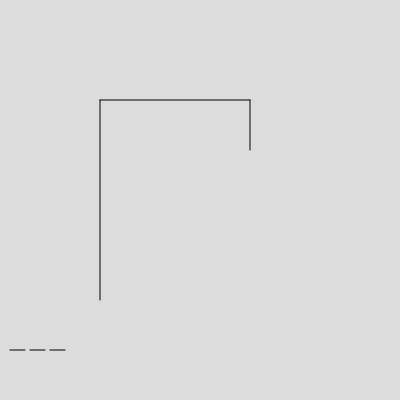
Frame 1 (no input)
Frame 60 (no input): identical to frame 1, image omitted
Frame 120 (the mouse pressed at the canvas centre since frame 60): identical to frame 1, image omitted

The p5.js sketch that drew this single still picture (run headless with seeded random() and noise() and a simulated clock; from frame 60 on, the mouse is pressed at the canvas centre):

// p5.js sketch
// ── sketch.js
let ord = "hej";
let inp;
let but;
let fejl = 0;
let vind = false;

function setup() {
  createCanvas(400, 400);
  background(220);
  inp = createInput();
  but = createButton("submit");
  but.mousePressed(myInput);

  line(100, 100, 100, 300);
  line(100, 100, 250, 100);
  line(250, 100, 250, 150);

  for (let i = 0; i < ord.length; i++) {
    let x = i * 20;
    line(10 + x, 350, 25 + x, 350);
    print(i);
  }
}

function draw() {
  if (fejl == 1) {
    circle(250, 175, 50);
  } else if (fejl == 2) {
    ellipse(250, 235, 50, 75);
  } else if (fejl == 3) {
    line(235, 265, 230, 300);
  } else if (fejl == 4) {
    line(265, 265, 270, 300);
  } else if (fejl == 5) {
    line(231, 210, 210, 250);
  } else if (fejl == 6) {
    line(269, 210, 290, 250);
    text("Du har tabt ordet er " + ord, 10, 30);
  }
  if (vind == true) {
    text("Du har vundet! Ordet er " + ord, 10, 30);
  }
}

function myInput() {
  let t = str(inp.value());
  let m = match(ord, t);
  print(m);
  if (m == ord) {
    print(m);
    vind = true;
  } else {
    fejl++;
  }
}
